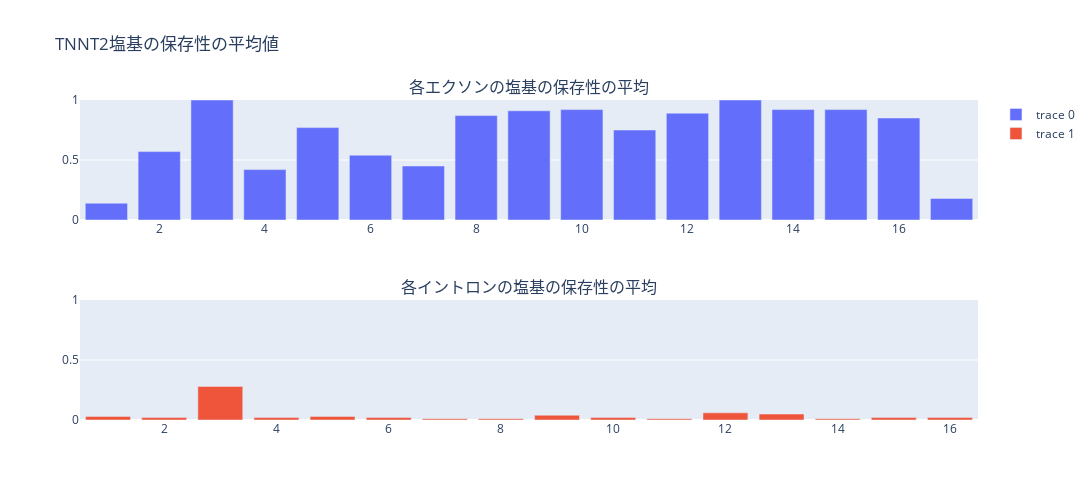
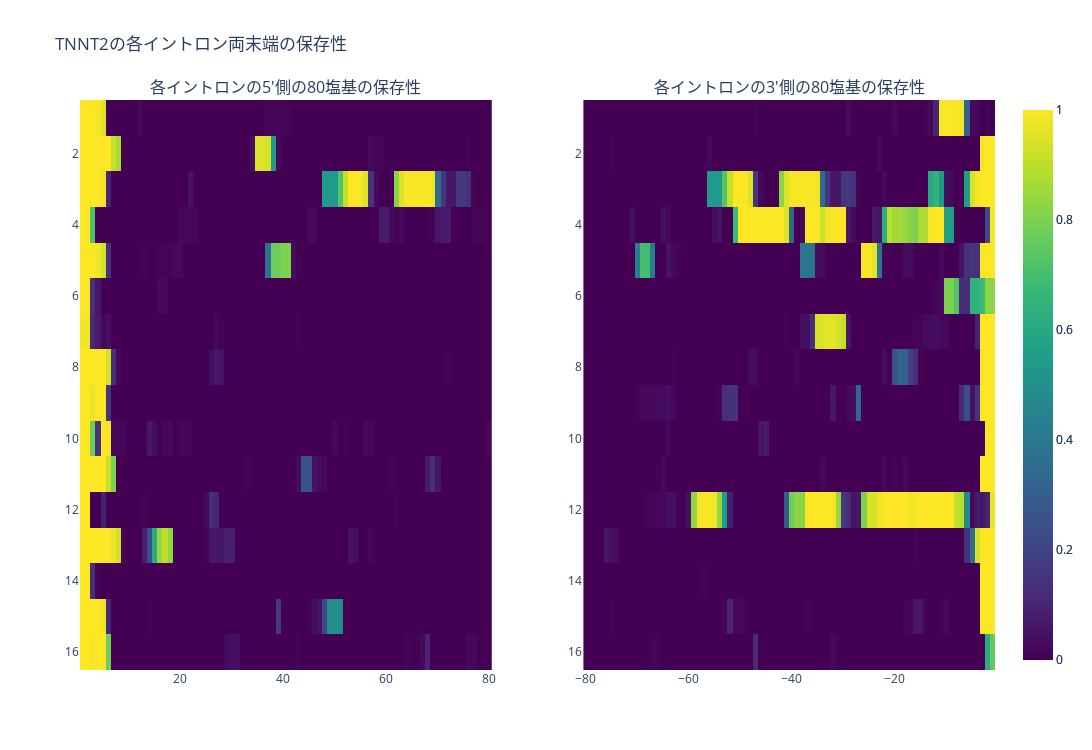

The notebook cell saved with these charts, in order:
### Code cell
fig_show('tnnt2',80)

### Figure 1 — Plotly figure (JSON) as saved in the notebook; plotly's stock layout.template omitted (floating-point values rounded to 4 significant figures)
{"data": [{"hovertemplate": "Exon: %{x}<br>Conservation: %{y}<extra></extra>", "type": "bar", "x": [1, 2, 3, 4, 5, 6, 7, 8, 9, 10, 11, 12, 13, 14, 15, 16, 17], "xaxis": "x", "y": [0.14, 0.57, 1, 0.42, 0.77, 0.54, 0.45, 0.87, 0.91, 0.92, 0.75, 0.89, 1, 0.92, 0.92, 0.85, 0.18], "yaxis": "y"}, {"hovertemplate": "Intron: %{x}<br>Conservation: %{y}<extra></extra>", "type": "bar", "x": [1, 2, 3, 4, 5, 6, 7, 8, 9, 10, 11, 12, 13, 14, 15, 16], "xaxis": "x2", "y": [0.03, 0.02, 0.28, 0.02, 0.03, 0.02, 0.01, 0.01, 0.04, 0.02, 0.01, 0.06, 0.05, 0.01, 0.02, 0.02], "yaxis": "y2"}], "layout": {"annotations": [{"font": {"size": 16}, "showarrow": false, "text": "各エクソンの塩基の保存性の平均", "x": 0.5, "xanchor": "center", "xref": "paper", "y": 1, "yanchor": "bottom", "yref": "paper"}, {"font": {"size": 16}, "showarrow": false, "text": "各イントロンの塩基の保存性の平均", "x": 0.5, "xanchor": "center", "xref": "paper", "y": 0.375, "yanchor": "bottom", "yref": "paper"}], "height": 500, "title": {"text": "TNNT2塩基の保存性の平均値"}, "width": 1200, "xaxis": {"anchor": "y", "domain": [0, 1]}, "xaxis2": {"anchor": "y2", "domain": [0, 1]}, "yaxis": {"anchor": "x", "domain": [0.625, 1], "range": [0, 1]}, "yaxis2": {"anchor": "x2", "domain": [0, 0.375], "range": [0, 1]}}}

### Figure 2 — Plotly figure (JSON) as saved in the notebook; plotly's stock layout.template omitted (floating-point values rounded to 4 significant figures; data arrays with more than 128 entries replaced by an {"elided": "..."} marker saying what was removed)
{"data": [{"colorscale": [[0, "#440154"], [0.1111, "#482878"], [0.2222, "#3e4989"], [0.3333, "#31688e"], [0.4444, "#26828e"], [0.5556, "#1f9e89"], [0.6667, "#35b779"], [0.7778, "#6ece58"], [0.8889, "#b5de2b"], [1, "#fde725"]], "hovertemplate": "Intron: %{y}<br>Base: %{x}<br>Conservation: %{z}<extra></extra>", "type": "heatmap", "x": [1, 2, 3, 4, 5, 6, 7, 8, 9, 10, 11, 12, 13, 14, 15, 16, 17, 18, 19, 20, 21, 22, 23, 24, 25, 26, 27, 28, 29, 30, 31, 32, 33, 34, 35, 36, 37, 38, 39, 40, 41, 42, 43, 44, 45, 46, 47, 48, 49, 50, 51, 52, 53, 54, 55, 56, 57, 58, 59, 60, 61, 62, 63, 64, 65, 66, 67, 68, 69, 70, 71, 72, 73, 74, 75, 76, 77, 78, 79, 80], "xaxis": "x", "y": [1, 2, 3, 4, 5, 6, 7, 8, 9, 10, 11, 12, 13, 14, 15, 16], "yaxis": "y", "z": {"elided": "16x80 float values"}}, {"colorscale": [[0, "#440154"], [0.1111, "#482878"], [0.2222, "#3e4989"], [0.3333, "#31688e"], [0.4444, "#26828e"], [0.5556, "#1f9e89"], [0.6667, "#35b779"], [0.7778, "#6ece58"], [0.8889, "#b5de2b"], [1, "#fde725"]], "hovertemplate": "Intron: %{y}<br>Base: %{x}<br>Conservation: %{z}<extra></extra>", "type": "heatmap", "x": [-80, -79, -78, -77, -76, -75, -74, -73, -72, -71, -70, -69, -68, -67, -66, -65, -64, -63, -62, -61, -60, -59, -58, -57, -56, -55, -54, -53, -52, -51, -50, -49, -48, -47, -46, -45, -44, -43, -42, -41, -40, -39, -38, -37, -36, -35, -34, -33, -32, -31, -30, -29, -28, -27, -26, -25, -24, -23, -22, -21, -20, -19, -18, -17, -16, -15, -14, -13, -12, -11, -10, -9, -8, -7, -6, -5, -4, -3, -2, -1], "xaxis": "x2", "y": [1, 2, 3, 4, 5, 6, 7, 8, 9, 10, 11, 12, 13, 14, 15, 16], "yaxis": "y2", "z": {"elided": "16x80 float values"}}], "layout": {"annotations": [{"font": {"size": 16}, "showarrow": false, "text": "各イントロンの5'側の80塩基の保存性", "x": 0.225, "xanchor": "center", "xref": "paper", "y": 1, "yanchor": "bottom", "yref": "paper"}, {"font": {"size": 16}, "showarrow": false, "text": "各イントロンの3'側の80塩基の保存性", "x": 0.775, "xanchor": "center", "xref": "paper", "y": 1, "yanchor": "bottom", "yref": "paper"}], "height": 750, "title": {"text": "TNNT2の各イントロン両末端の保存性"}, "width": 1200, "xaxis": {"anchor": "y", "domain": [0, 0.45]}, "xaxis2": {"anchor": "y2", "domain": [0.55, 1]}, "yaxis": {"anchor": "x", "autorange": "reversed", "domain": [0, 1]}, "yaxis2": {"anchor": "x2", "autorange": "reversed", "domain": [0, 1]}}}
